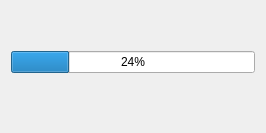
<?xml version="1.0" encoding="UTF-8"?>
<ui version="4.0">
 <class>Form</class>
 <widget class="QWidget" name="Form">
  <property name="geometry">
   <rect>
    <x>0</x>
    <y>0</y>
    <width>266</width>
    <height>133</height>
   </rect>
  </property>
  <property name="windowTitle">
   <string>Form</string>
  </property>
  <layout class="QGridLayout" name="gridLayout">
   <item row="2" column="2">
    <widget class="QToolButton" name="remove_btn">
     <property name="text">
      <string/>
     </property>
     <property name="icon">
      <iconset theme="delete">
       <normaloff>../../../../../</normaloff>../../../../../</iconset>
     </property>
     <property name="autoRaise">
      <bool>true</bool>
     </property>
    </widget>
   </item>
   <item row="2" column="1">
    <widget class="QToolButton" name="refresh_btn">
     <property name="text">
      <string/>
     </property>
     <property name="icon">
      <iconset theme="reload">
       <normaloff>../../../../../</normaloff>../../../../../</iconset>
     </property>
     <property name="autoRaise">
      <bool>true</bool>
     </property>
    </widget>
   </item>
   <item row="2" column="0">
    <spacer name="horizontalSpacer">
     <property name="orientation">
      <enum>Qt::Horizontal</enum>
     </property>
     <property name="sizeHint" stdset="0">
      <size>
       <width>40</width>
       <height>20</height>
      </size>
     </property>
    </spacer>
   </item>
   <item row="1" column="0" colspan="3">
    <widget class="QProgressBar" name="progress_bar">
     <property name="value">
      <number>24</number>
     </property>
    </widget>
   </item>
   <item row="0" column="0" colspan="3">
    <widget class="QLabel" name="path_name">
     <property name="sizePolicy">
      <sizepolicy hsizetype="Preferred" vsizetype="Fixed">
       <horstretch>0</horstretch>
       <verstretch>0</verstretch>
      </sizepolicy>
     </property>
     <property name="font">
      <font>
       <pointsize>9</pointsize>
      </font>
     </property>
     <property name="text">
      <string/>
     </property>
    </widget>
   </item>
  </layout>
 </widget>
 <resources/>
 <connections/>
</ui>
